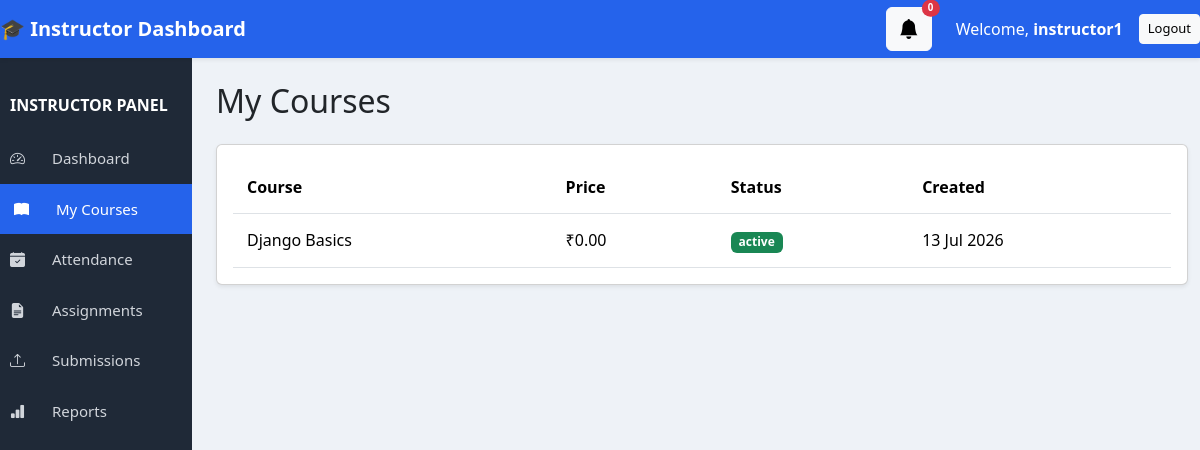
/instructor/my-courses/ (signed in), run on the app's committed database.
### accounts/models.py (models this page shows, shortened)
class User(AbstractUser):
    ROLE_CHOICES = (
        ("admin", "Admin"),
        ("instructor", "Instructor"),
        ("student", "Student"),
    )
    full_name = models.CharField(max_length=100)
    role = models.CharField(
        max_length=20,
        choices=ROLE_CHOICES,
        default="student"
    )

### courses/models.py (models this page shows, shortened)
class Course(models.Model):
    STATUS_CHOICES = (
        ("active", "Active"),
        ("inactive", "Inactive"),
    )
    title = models.CharField(max_length=200)
    description = models.TextField()
    price = models.DecimalField(
        max_digits=10,
        decimal_places=2,
        default=0.00
    )
    is_premium = models.BooleanField(
        default=False
    )
    instructor_commission = models.DecimalField(
        max_digits=5,
        decimal_places=2,
        default=0.00
    )
    instructor = models.ForeignKey(
        settings.AUTH_USER_MODEL,
        on_delete=models.CASCADE,
        limit_choices_to={"role": "instructor"},
    )
    status = models.CharField(
        max_length=20,
        choices=STATUS_CHOICES,
        default="active"
    )
    created_at = models.DateTimeField(auto_now_add=True)

### dashboard/decorators.py (the view)
    def wrapper(request, *args, **kwargs):
        if not request.user.is_authenticated:
            return redirect("instructor_login")
        if request.user.role.lower() != "instructor":
            return redirect("login")
        return view_func(request, *args, **kwargs)

### dashboard/instructor_views.py (called while the page is built)
@instructor_required
def instructor_courses(request):
    courses = Course.objects.filter(
        instructor=request.user
    )
    return render(
        request,
        "instructor/my_courses.html",
        {
            "courses": courses
        }
    )

### templates/instructor/my_courses.html (shortened to what this page needs)
{% extends "instructor/base.html" %}
{% block content %}
<h2 class="mb-4">My Courses</h2>
<div class="card shadow-sm">
    <div class="card-body">
        <table class="table table-hover">
            <thead>
                <tr>
                    <th>Course</th>
                    <th>Price</th>
                    <th>Status</th>
                    <th>Created</th>
                </tr>
            </thead>
            <tbody>
            {% for course in courses %}
            <tr>
                <td>{{ course.title }}</td>
                <td>₹{{ course.price }}</td>
                <td>
                    <span class="badge bg-success">
                        {{ course.status }}
                    </span>
                </td>
                <td>{{ course.created_at|date:"d M Y" }}</td>
            </tr>
            {% empty %}
            <tr>
                <td colspan="4" class="text-center">
                    No courses assigned.
                </td>
            </tr>
            {% endfor %}
            </tbody>
        </table>
    </div>
</div>
{% endblock %}

### templates/instructor/base.html (shortened to what this page needs)
{% load static %}
<!DOCTYPE html>
<html lang="en">
<head>
    <link href="https://cdn.jsdelivr.net/npm/bootstrap@5.3.3/dist/css/bootstrap.min.css" rel="stylesheet">
    <link href="https://cdn.jsdelivr.net/npm/bootstrap-icons@1.11.3/font/bootstrap-icons.css" rel="stylesheet">
    <link rel="stylesheet" href="{% static 'css/dashboard.css' %}">
</head>
<body>
<nav class="navbar navbar-expand-lg navbar-dark bg-primary shadow-sm">
    <div class="container-fluid">
        <a class="navbar-brand fw-bold"
           href="{% url 'instructor_dashboard' %}">
            🎓 Instructor Dashboard
        </a>
        <div class="d-flex align-items-center">
            <div class="dropdown me-4">
                <button
                    class="btn btn-light position-relative"
                    type="button"
                    data-bs-toggle="dropdown">
                    <i class="bi bi-bell-fill fs-5"></i>
                    <span
                        id="notificationCount"
                        class="position-absolute top-0 start-100 translate-middle badge rounded-pill bg-danger">
                        0
                    </span>
                </button>
            </div>
            <span class="text-white me-3">
                Welcome,
                <strong>{{ request.user.username }}</strong>
            </span>
            <form action="{% url 'logout' %}"
      method="post"
      class="d-inline">
    <button
        type="submit"
        class="btn btn-light btn-sm">
        Logout
    </button>
</form>
        </div>
    </div>
</nav>
<div class="container-fluid">
    <div class="row">
        <div class="col-md-2 sidebar">
            <h6 class="sidebar-title">
                Instructor Panel
            </h6>
            <a href="{% url 'instructor_dashboard' %}"
               class="{% if request.resolver_match.url_name == 'instructor_dashboard' %}active{% endif %}">
                <i class="bi bi-speedometer2"></i>
                <span>Dashboard</span>
            </a>
            <a href="{% url 'instructor_courses' %}"
               class="{% if request.resolver_match.url_name == 'instructor_courses' %}active{% endif %}">
                <i class="bi bi-book-fill"></i>
                <span>My Courses</span>
            </a>
            <a href="{% url 'instructor_attendance' %}"
               class="{% if request.resolver_match.url_name == 'instructor_attendance' %}active{% endif %}">
                <i class="bi bi-calendar-check-fill"></i>
                <span>Attendance</span>
            </a>
            <a href="{% url 'instructor_assignments' %}"
               class="{% if request.resolver_match.url_name == 'instructor_assignments' %}active{% endif %}">
                <i class="bi bi-file-earmark-text-fill"></i>
                <span>Assignments</span>
            </a>
            <a href="{% url 'instructor_submissions' %}"
               class="{% if request.resolver_match.url_name == 'instructor_submissions' %}active{% endif %}">
                <i class="bi bi-upload"></i>
                <span>Submissions</span>
            </a>
            <a href="{% url 'reports' %}"
   class="{% if request.resolver_match.url_name == 'reports' %}active{% endif %}">
    <i class="bi bi-bar-chart-fill"></i>
    <span>Reports</span>
</a>
        </div>
        <div class="col-md-10 p-4">
            {% block content %}
            {% endblock %}
        </div>
    </div>
</div>
</body>
</html>

### static/css/dashboard.css (style rules this page uses)
body { margin:0; padding:0; background:#eef2f7; font-family:'Segoe UI',sans-serif; }
.container-fluid { padding:0; }
.navbar { height:58px; background:#2563eb !important; }
.navbar-brand { font-weight:700; color:#fff!important; }
.navbar .btn { font-size:13px; }
.sidebar { background:#1f2937; min-height:100vh; padding-top:20px; padding-left:0; padding-right:0; }
.sidebar-title { color:#fff; padding-left:22px; margin-bottom:20px; text-transform:uppercase; font-size:13px; font-weight:700; }
.sidebar a { display:block; color:#d1d5db; text-decoration:none; padding:14px 22px; transition:.3s; font-size:15px; }
.sidebar a i { width:22px; margin-right:10px; }
.sidebar a.active { background:#2563eb; color:#fff; }
.table { margin-bottom:0; }
.table thead { background:#212529; color:#fff; }
.table td, .table th { padding:14px; vertical-align:middle; }
.sidebar a { display:flex; align-items:center; gap:10px; }
.sidebar a span { color:inherit; }
.sidebar-title { color:#fff; font-size:16px; font-weight:700; padding:18px 22px; margin:0; }
.sidebar a.active { background:#2563eb; color:#fff; border-left:4px solid #fff; }

### data on the page
User: user.username "instructor1"
Course: title "Django Basics", price "0.00", status "active", created_at "13 Jul 2026"
